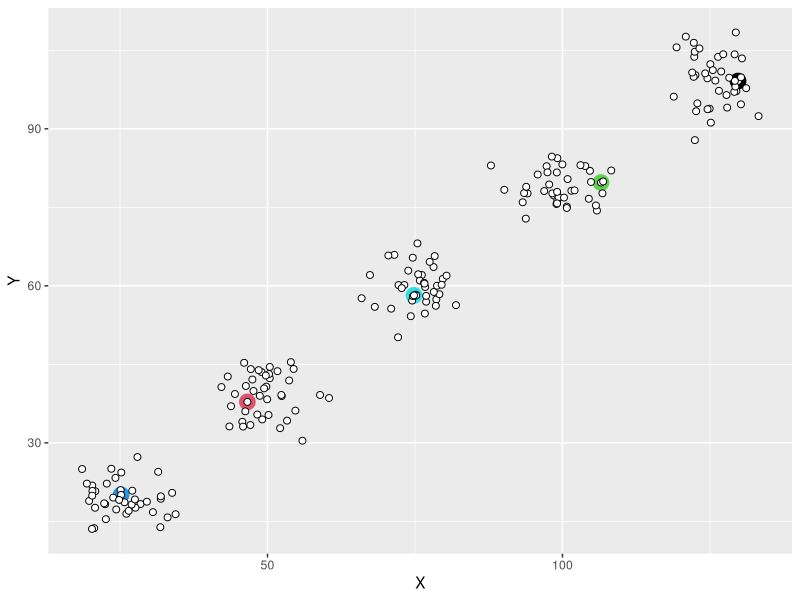
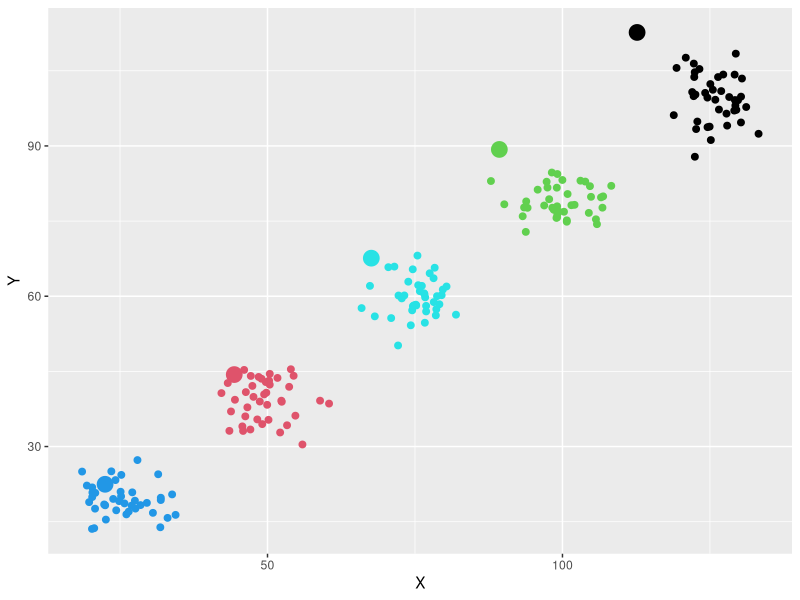
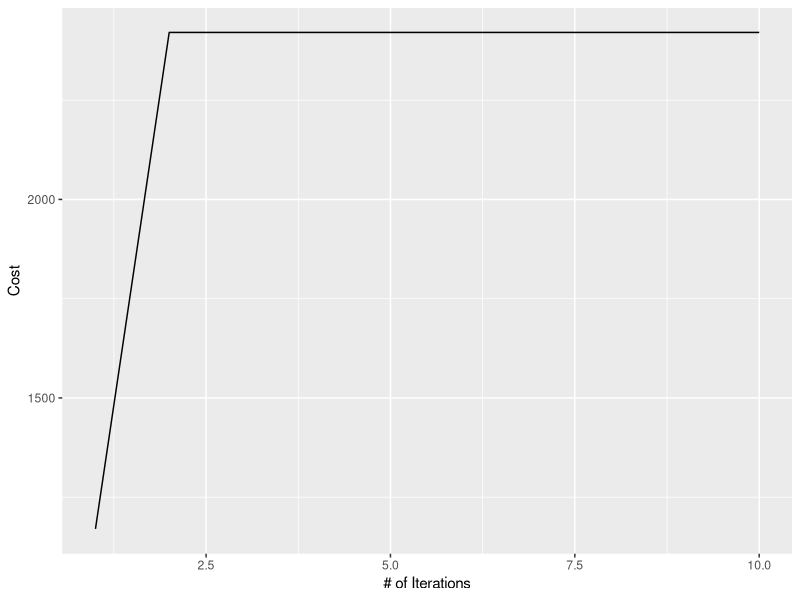

The R source for these figures, in order: (Note: this script raises an error after producing the figures.)
library(ggplot2)

set.seed(6)

#Setting up the datasets
numPoints = 200
numClusters.data = 5
numClusters = 5
numIterations = 10
spread = 4

distance <- function(matrix, centroid){
  
  dist = apply(matrix, MARGIN = 1, FUN = function(x){
     centroid = centroid[1:2]
     sqrt(sum((centroid - x)^2))})
  
  return(dist)
}

kmeans_simulation = function(npoints, nclusters, niterations, nclusters.data = 4, spread = 5){
  
  xvalues = vector()
  yvalues = vector()
  
  for(i in 1:nclusters.data){
    xvalues = c(xvalues, rnorm(npoints/nclusters.data, mean = (25*i), sd = spread))
    yvalues = c(yvalues, rnorm(npoints/nclusters.data, mean = (100*i)/nclusters.data, sd = spread))
  }
  
  dataset = cbind(xvalues, yvalues)

  # initialize centroids to random values
  # xy =  rnorm(nclusters * 2, mean = meanValue, sd = spread)
  xy =  dataset[sample(1:npoints, nclusters),]
  color = 1:nrow(xy)
  centroids = cbind(xy, color)
  
  centroids_init = centroids
  cost = vector()
  
  for(j in 1:niterations){
    
    alldistances = apply(centroids, MARGIN = 1, distance, matrix = dataset)
    clusterAssignment = apply(alldistances, MARGIN = 1, which.min)
    cost[j] = sum(sapply(1:nclusters, 
                         function(x) sum(distance(dataset[clusterAssignment == x,], centroids[x,]))))
    centroids[,1:2] = sapply(1:nclusters, 
                             function(x) mean(dataset[clusterAssignment == x,1:2]))

  }
  
  return (list(cost, clusterAssignment, centroids, dataset, centroids_init))
}

list = kmeans_simulation(numPoints, numClusters, numIterations, numClusters.data, spread)

ggplot(data = NULL) +
  geom_point(size=2, shape="23") + xlab("X") + ylab("Y") +
  geom_point(aes(x=list[[5]][,1], y=list[[5]][,2]), colour=list[[5]][,3], size=5) +
  geom_point(aes(x=list[[4]][,1], y=list[[4]][,2]), colour="black",fill = "white", pch=21, size=2)

Sys.sleep(2)

ggplot(data = NULL) +
  geom_point(aes(x=list[[3]][,1], y=list[[3]][,2]), colour=list[[3]][,3], size=5) +
  geom_point(aes(x=list[[4]][,1], y=list[[4]][,2]), colour=list[[2]], size=2) +
  xlab("X") + ylab("Y")

Sys.sleep(2)

ggplot(data = NULL) +
  geom_line(aes(x=1:numIterations, y=list[[1]])) +
  xlab("# of Iterations") + ylab("Cost")

costList = vector()

for(i in 2:10){
  costList[i] = kmeans_simulation(numPoints, i, numIterations, numClusters.data, spread)[[1]][numIterations]
}

ggplot(data = NULL) +
  geom_line(aes(x = 2:length(costList), y = costList[2:length(costList)])) +
  xlab("# of Clusters") + ylab("Cost")
